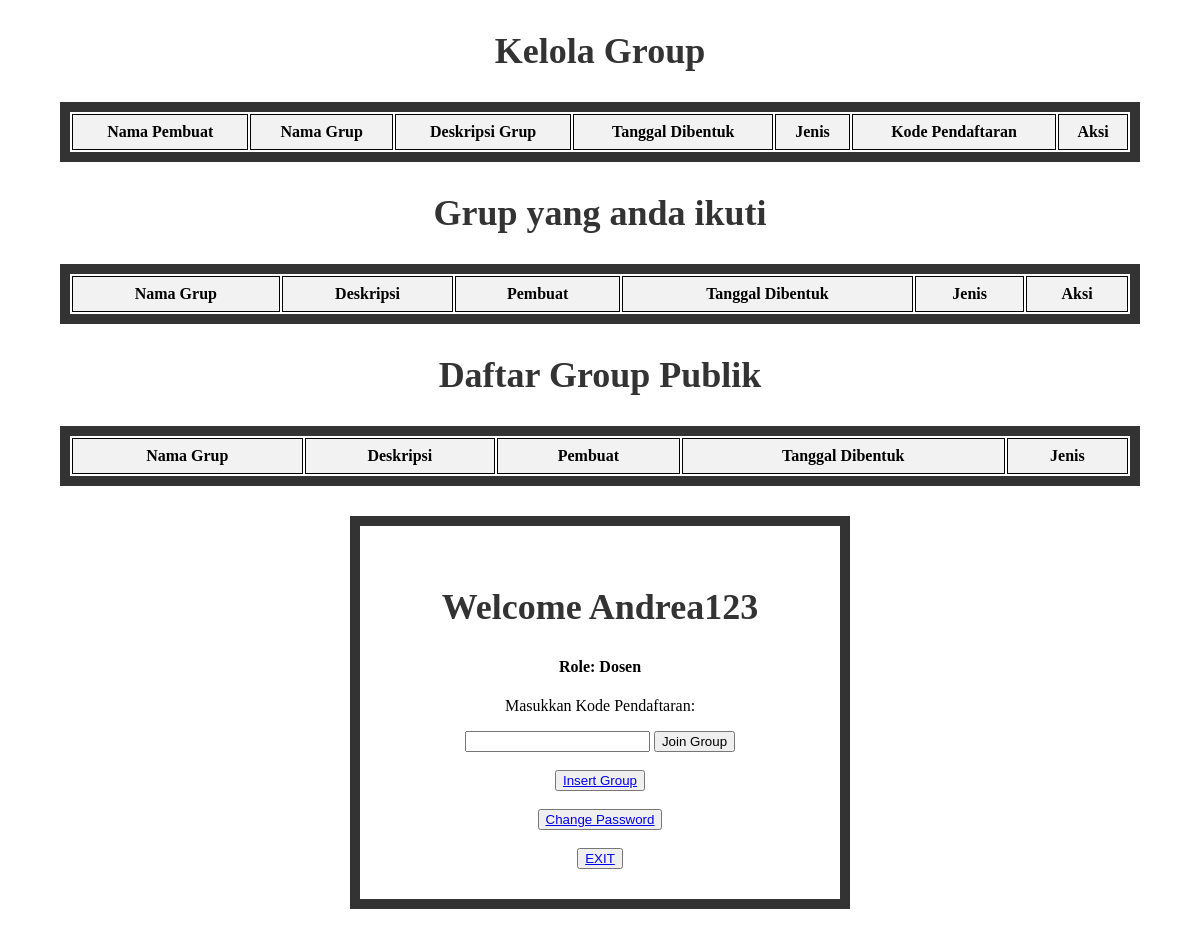
/Project_FSP/dosen_home.php (signed in), run on an earlier commit of the app's database.
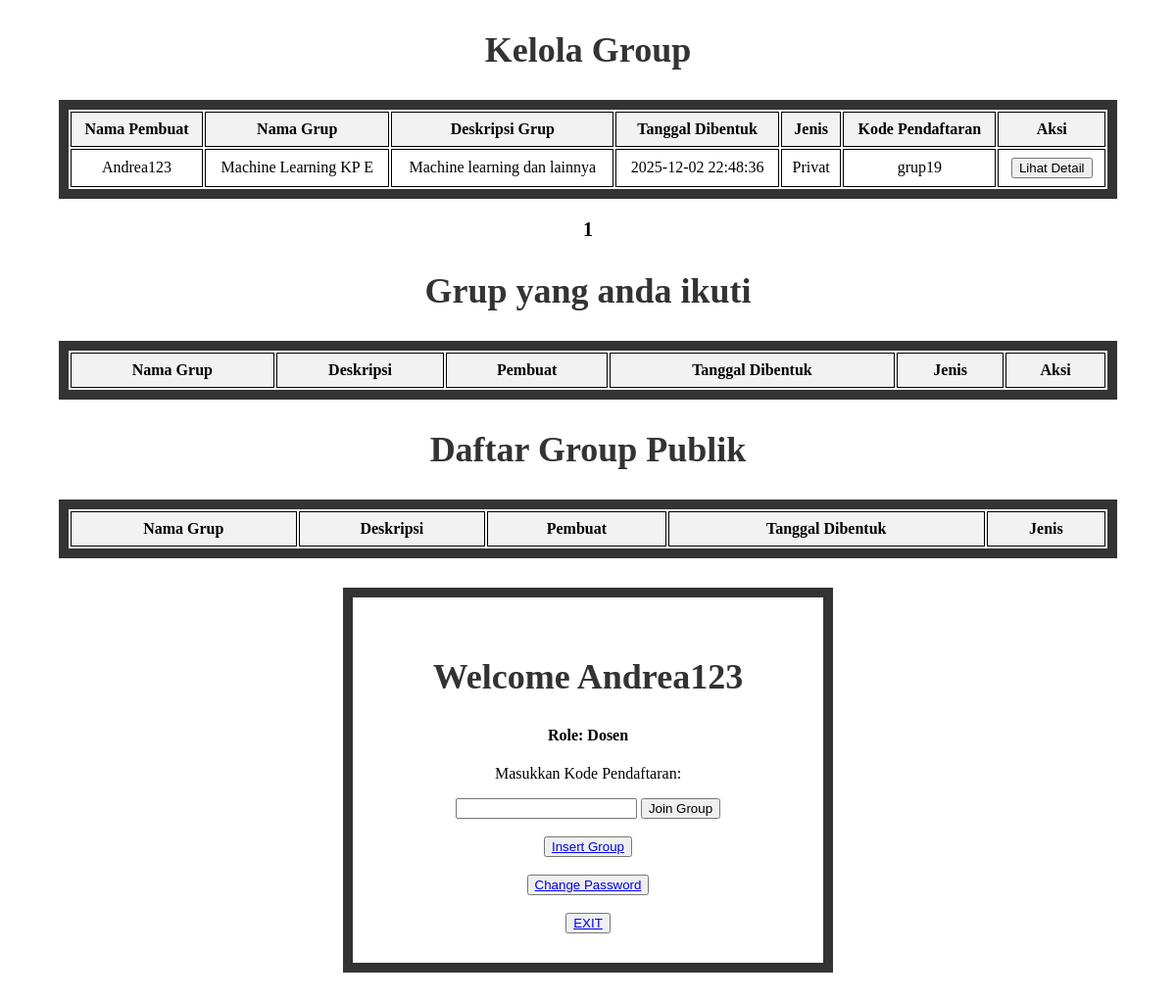
And on a later commit of the database.
### tables this page shows
CREATE TABLE `grup` (
  `idgrup` int(11) NOT NULL AUTO_INCREMENT,
  `username_pembuat` varchar(20) NOT NULL,
  `nama` varchar(45) DEFAULT NULL,
  `deskripsi` varchar(45) DEFAULT NULL,
  `tanggal_pembentukan` datetime DEFAULT NULL,
  `jenis` enum('Privat','Publik') DEFAULT NULL,
  `kode_pendaftaran` varchar(45) DEFAULT NULL,
  PRIMARY KEY (`idgrup`),
  KEY `fk_grup_akun1_idx` (`username_pembuat`),
  CONSTRAINT `fk_grup_akun1` FOREIGN KEY (`username_pembuat`) REFERENCES `akun` (`username`) ON DELETE CASCADE ON UPDATE CASCADE
);

### Project_FSP/class/parent.php (called while the page is built, shortened)
<?php
class classParent {
    public function __construct() {
        $this->mysqli = new mysqli(SERVER, UID, PWD, DB);
    }
}
?>

### Project_FSP/class/group.php (called while the page is built, shortened)
<?php
require_once 'parent.php';
class group extends classParent {
    public function getAllGroup($username, $offset = null, $limit = null)
    {
        if ($offset !== null && $limit !== null) {
            $sql = "SELECT * FROM grup
                    WHERE username_pembuat = ?
                    ORDER BY idgrup DESC
                    LIMIT ?, ?";
            $stmt = $this->mysqli->prepare($sql);
            $stmt->bind_param("sii", $username, $offset, $limit);
        }
        else {
            $sql = "SELECT * FROM grup
                    WHERE username_pembuat = ?
                    ORDER BY idgrup DESC";
            $stmt = $this->mysqli->prepare($sql);
            $stmt->bind_param("s", $username);
        }
        $stmt->execute();
        return $stmt->get_result();
    }
}

### Project_FSP/dosen_home.php (the view, shortened to what this page needs)
<?php
require_once 'class/group.php';
$group = new group();
$PER_PAGE = 3;
$offset = isset($_GET['start']) ? (int)$_GET['start'] : 0;
$res = $group->getAllGroup($_SESSION['user']['username'], $offset, $PER_PAGE);
?>
<!DOCTYPE html>
<html>
<head>
</head>
<body>
<h2>Kelola Group</h2>
<table>
    <thead>
        <tr>
            <th>Nama Pembuat</th>
            <th>Nama Grup</th>
            <th>Deskripsi Grup</th>
            <th>Tanggal Dibentuk</th>
            <th>Jenis</th>
            <th>Kode Pendaftaran</th>
            <th colspan="2">Aksi</th>
        </tr>
    </thead>
    <tbody>
        <?php
        while ($row = $res->fetch_assoc()) {
            echo "<tr>";
            echo "<td>{$row['username_pembuat']}</td>";
            echo "<td>{$row['nama']}</td>";
            echo "<td>{$row['deskripsi']}</td>";
            echo "<td>{$row['tanggal_pembentukan']}</td>";
            echo "<td>{$row['jenis']}</td>";
            echo "<td>{$row['kode_pendaftaran']}</td>";
            echo "<td><form action ='dosen_detail_group.php' method='post'>
                <input type='hidden' name='idgrup' value='{$row['idgrup']}'>
                <button type='submit'>Lihat Detail</button>
            </form></td>";
            echo "</tr>";
        }
        ?>
    </tbody>
</table>
<p style="text-align:center;">
<?php
$res_total = $group->getAllGroup($_SESSION['user']['username']);
$total_data = $res_total->num_rows;
$max_page = ceil($total_data / $PER_PAGE);
$current_page = floor($offset / $PER_PAGE) + 1;
for ($page = 1; $page <= $max_page; $page++) {
    $offs = ($page - 1) * $PER_PAGE;
    if ($page == $current_page) {
        echo "<b class='paging'>$page</b> ";
    } else {
        echo "<a class='paging' href='?start=$offs'>$page</a> ";
    }
}
?>
</p>
<div>
    <h2>Grup yang anda ikuti</h2>
    <table>
    <thead>
    <tr>
        <th>Nama Grup</th>
        <th>Deskripsi</th>
        <th>Pembuat</th>
        <th>Tanggal Dibentuk</th>
        <th>Jenis</th>
        <th colspan = "3">Aksi</th>
    </tr>
    </thead>
    </table>
</div>
<h2>Daftar Group Publik</h2>
    <table>
        <thead>
            <tr>
                <th>Nama Grup</th>
                <th>Deskripsi</th>
                <th>Pembuat</th>
                <th>Tanggal Dibentuk</th>
                <th>Jenis</th>
            </tr>
            </thead>
    </table>
<div class="isi">
    <h2>Welcome <?php echo $_SESSION['user']['username']; ?></h2>
    <h4>Role: Dosen</h4>
    <form action="dosen_join_group.php" method="post">
            <p>Masukkan Kode Pendaftaran:</p>
            <input type="text" name="kode" required>
            <button type="submit">Join Group</button>
    </form>
    <br>
    <button><a href="dosen_insert_group.php">Insert Group</a></button><br><br>
    <button><a href="change_password.php">Change Password</a></button><br><br>
    <button><a href="logout.php">EXIT</a></button><br>
</div>
</body>
</html>

What changed in the data, as far as the page shows it:
added grup: username_pembuat "Andrea123", nama "Machine Learning KP E", deskripsi "Machine learning dan lainnya", tanggal_pembentukan "2025-12-02 22:48:36", jenis "Privat", kode_pendaftaran "grup19"
Also different on the page:
new list line: "1"
